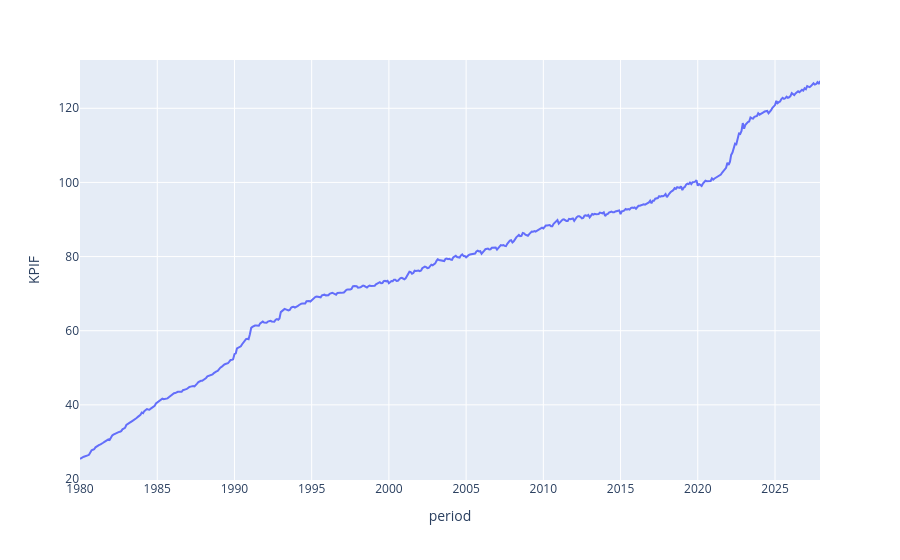

Notebook source saved alongside this figure:
### Code cell
in_fig = px.line(inf_data,
                 x='period',
                 y='KPIF')
in_fig.show()

### Figure 1 — Plotly figure (JSON) as saved in the notebook; plotly's stock layout.template omitted (floating-point values rounded to 4 significant figures; data arrays with more than 128 entries replaced by an {"elided": "..."} marker saying what was removed)
{"data": [{"hovertemplate": "period=%{x}<br>KPIF=%{y}<extra></extra>", "legendgroup": "", "line": {"color": "#636efa", "dash": "solid"}, "marker": {"symbol": "circle"}, "mode": "lines", "name": "", "orientation": "v", "showlegend": false, "type": "scatter", "x": {"elided": "576 str values"}, "xaxis": "x", "y": {"elided": "576 float values"}, "yaxis": "y"}], "layout": {"legend": {"tracegroupgap": 0}, "margin": {"t": 60}, "xaxis": {"anchor": "y", "domain": [0, 1], "title": {"text": "period"}}, "yaxis": {"anchor": "x", "domain": [0, 1], "title": {"text": "KPIF"}}}}
